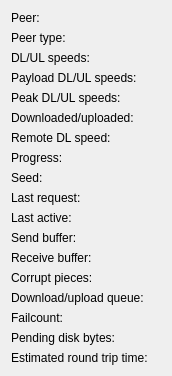
          <widget class="QWidget" name="scrollAreaWidgetContents_4">
           <property name="geometry">
            <rect>
             <x>0</x>
             <y>0</y>
             <width>170</width>
             <height>366</height>
            </rect>
           </property>
           <layout class="QFormLayout" name="formLayout_10">
            <property name="fieldGrowthPolicy">
             <enum>QFormLayout::AllNonFixedFieldsGrow</enum>
            </property>
            <item row="0" column="0">
             <widget class="QLabel" name="label_74">
              <property name="text">
               <string>Peer:</string>
              </property>
             </widget>
            </item>
            <item row="0" column="1">
             <widget class="QLabel" name="PeerInfo_">
              <property name="text">
               <string/>
              </property>
             </widget>
            </item>
            <item row="1" column="0">
             <widget class="QLabel" name="label_101">
              <property name="text">
               <string>Peer type:</string>
              </property>
             </widget>
            </item>
            <item row="1" column="1">
             <widget class="QLabel" name="PeerType_">
              <property name="text">
               <string/>
              </property>
             </widget>
            </item>
            <item row="2" column="0">
             <widget class="QLabel" name="label_84">
              <property name="text">
               <string>DL/UL speeds:</string>
              </property>
             </widget>
            </item>
            <item row="2" column="1">
             <widget class="QLabel" name="PeerSpeed_">
              <property name="text">
               <string/>
              </property>
             </widget>
            </item>
            <item row="3" column="0">
             <widget class="QLabel" name="label_88">
              <property name="text">
               <string>Payload DL/UL speeds:</string>
              </property>
             </widget>
            </item>
            <item row="3" column="1">
             <widget class="QLabel" name="PeerPayloadSpeed_">
              <property name="text">
               <string/>
              </property>
             </widget>
            </item>
            <item row="4" column="0">
             <widget class="QLabel" name="label_100">
              <property name="text">
               <string>Peak DL/UL speeds:</string>
              </property>
             </widget>
            </item>
            <item row="4" column="1">
             <widget class="QLabel" name="PeerPeakSpeeds_">
              <property name="text">
               <string/>
              </property>
             </widget>
            </item>
            <item row="5" column="0">
             <widget class="QLabel" name="label_85">
              <property name="text">
               <string>Downloaded/uploaded:</string>
              </property>
             </widget>
            </item>
            <item row="5" column="1">
             <widget class="QLabel" name="PeerDownloaded_">
              <property name="text">
               <string/>
              </property>
             </widget>
            </item>
            <item row="6" column="0">
             <widget class="QLabel" name="label_95">
              <property name="text">
               <string>Remote DL speed:</string>
              </property>
             </widget>
            </item>
            <item row="6" column="1">
             <widget class="QLabel" name="PeerRemoteDLSpeed_">
              <property name="text">
               <string/>
              </property>
             </widget>
            </item>
            <item row="7" column="0">
             <widget class="QLabel" name="label_102">
              <property name="text">
               <string>Progress:</string>
              </property>
             </widget>
            </item>
            <item row="7" column="1">
             <widget class="QLabel" name="PeerProgress_">
              <property name="text">
               <string/>
              </property>
             </widget>
            </item>
            <item row="8" column="0">
             <widget class="QLabel" name="label_86">
              <property name="text">
               <string>Seed:</string>
              </property>
             </widget>
            </item>
            <item row="8" column="1">
             <widget class="QLabel" name="PeerIsSeed_">
              <property name="text">
               <string/>
              </property>
             </widget>
            </item>
            <item row="9" column="0">
             <widget class="QLabel" name="label_91">
              <property name="text">
               <string>Last request:</string>
              </property>
             </widget>
            </item>
            <item row="9" column="1">
             <widget class="QLabel" name="PeerLastRequest_">
              <property name="text">
               <string/>
              </property>
             </widget>
            </item>
            <item row="10" column="0">
             <widget class="QLabel" name="label_92">
              <property name="text">
               <string>Last active:</string>
              </property>
             </widget>
            </item>
            <item row="10" column="1">
             <widget class="QLabel" name="PeerLastActive_">
              <property name="text">
               <string/>
              </property>
             </widget>
            </item>
            <item row="11" column="0">
             <widget class="QLabel" name="label_93">
              <property name="text">
               <string>Send buffer:</string>
              </property>
             </widget>
            </item>
            <item row="11" column="1">
             <widget class="QLabel" name="PeerSendBuffer_">
              <property name="text">
               <string/>
              </property>
             </widget>
            </item>
            <item row="12" column="0">
             <widget class="QLabel" name="label_94">
              <property name="text">
               <string>Receive buffer:</string>
              </property>
             </widget>
            </item>
            <item row="12" column="1">
             <widget class="QLabel" name="PeerReceiveBuffer_">
              <property name="text">
               <string/>
              </property>
             </widget>
            </item>
            <item row="13" column="0">
             <widget class="QLabel" name="label_87">
              <property name="text">
               <string>Corrupt pieces:</string>
              </property>
             </widget>
            </item>
            <item row="13" column="1">
             <widget class="QLabel" name="PeerNumHashfails_">
              <property name="text">
               <string/>
              </property>
             </widget>
            </item>
            <item row="14" column="0">
             <widget class="QLabel" name="label_89">
              <property name="text">
               <string>Download/upload queue:</string>
              </property>
             </widget>
            </item>
            <item row="14" column="1">
             <widget class="QLabel" name="PeerQueues_">
              <property name="text">
               <string/>
              </property>
             </widget>
            </item>
            <item row="15" column="0">
             <widget class="QLabel" name="label_90">
              <property name="text">
               <string>Failcount:</string>
              </property>
             </widget>
            </item>
            <item row="15" column="1">
             <widget class="QLabel" name="PeerFailcount_">
              <property name="text">
               <string/>
              </property>
             </widget>
            </item>
            <item row="16" column="0">
             <widget class="QLabel" name="label_96">
              <property name="text">
               <string>Pending disk bytes:</string>
              </property>
             </widget>
            </item>
            <item row="16" column="1">
             <widget class="QLabel" name="PeerPendingDisk_">
              <property name="text">
               <string/>
              </property>
             </widget>
            </item>
            <item row="17" column="0">
             <widget class="QLabel" name="label_97">
              <property name="text">
               <string>Estimated round trip time:</string>
              </property>
             </widget>
            </item>
            <item row="17" column="1">
             <widget class="QLabel" name="PeerRTT_">
              <property name="text">
               <string/>
              </property>
             </widget>
            </item>
           </layout>
          </widget>
